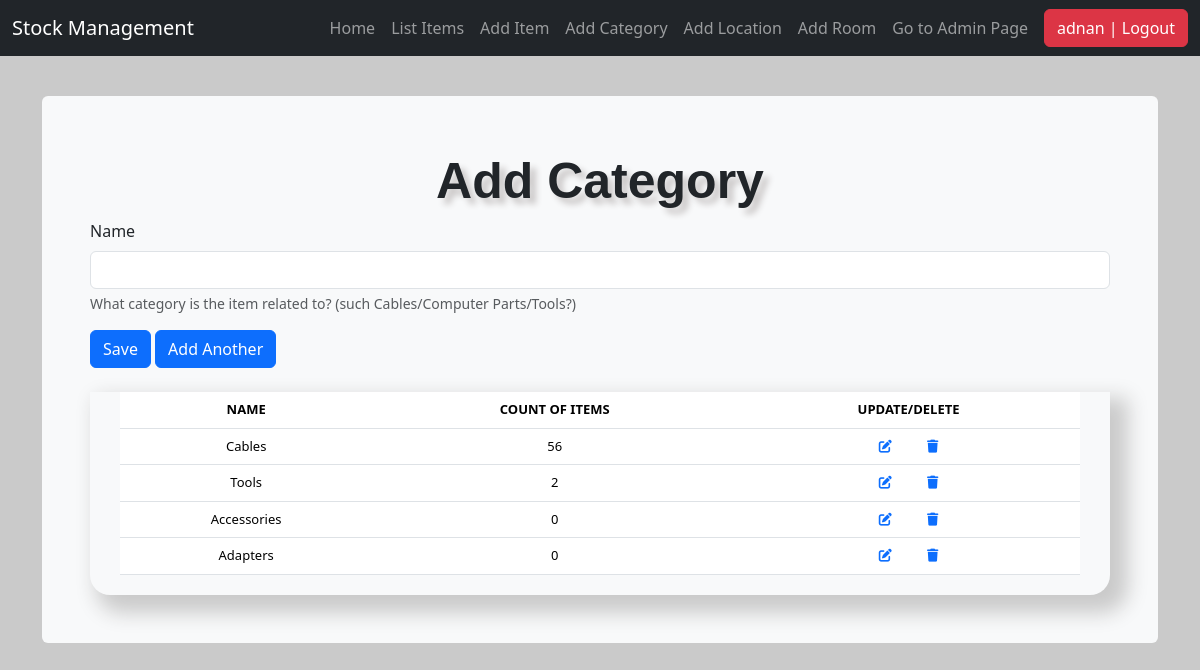
Before: /add_category/ (signed in) with the older database file.
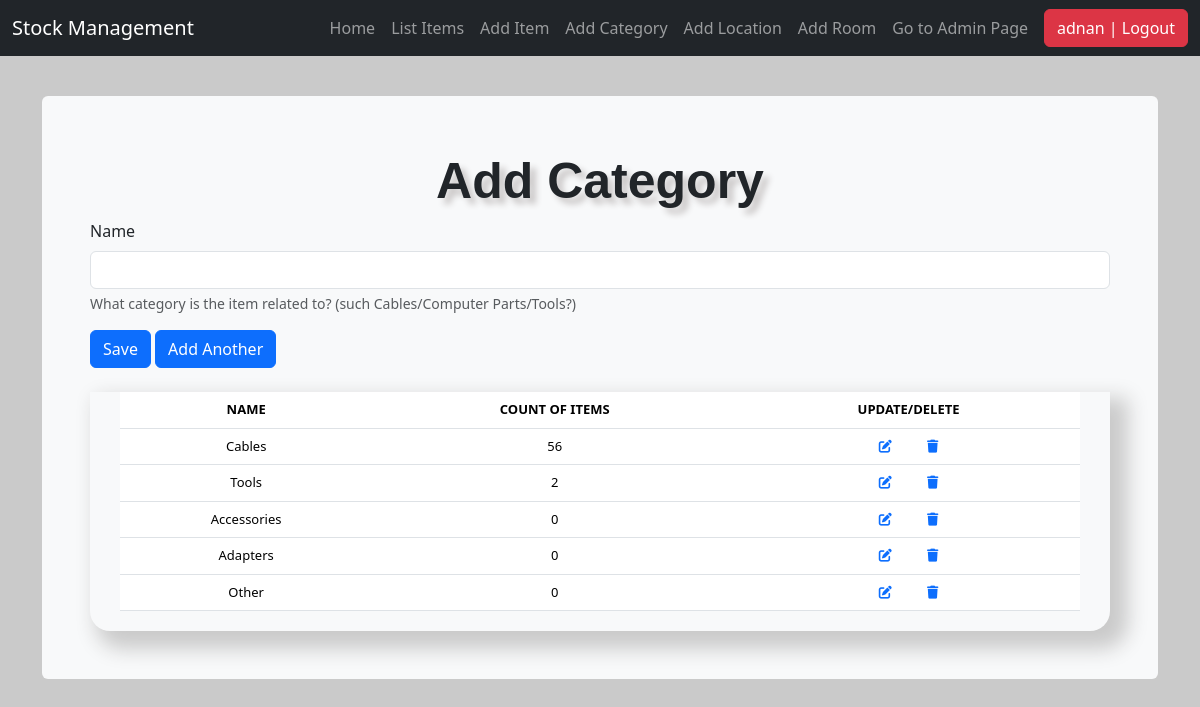
After: the same page with the newer database file.
### stockmgmt/models.py (models this page shows, shortened)
class Category(models.Model):
    name = models.CharField(max_length=50, blank=True, null=True,
                            help_text="What category is the item related to? (such Cables/Computer Parts/Tools?)")

### stockmgmt/views.py (the view, shortened to what this page needs)
# urls.py: path('add_category/', views.add_category, name='add_category'),
@login_required
def add_category(request):
    form = CategoryCreateForm(request.POST or None)
    categories = Category.objects.annotate(
        total_quantity=Coalesce(Subquery(
            Stock.objects.filter(category=OuterRef('pk'))
            .values('category')
            .annotate(total=Sum('quantity'))
            .values('total')
        ), 0)
    )
    context = {
        "form": form,
        "title": "Add Category",
        "categories": categories,
    }
    return render(request, "./includes/add_category.html", context)

### stockmgmt/forms.py
class CategoryCreateForm(forms.ModelForm):
    class Meta:
        model = Category
        fields = [
            'name'
        ]

### stockmgmt/templates/includes/add_category.html (shortened to what this page needs)
{% extends 'base.html' %}
{% load crispy_forms_tags %}
{% block content %}
<form method="POST">
    <div>
        <div>
            {{ form.name|as_crispy_field }}
        </div>
    </div>
    <div class="form-group">
        <input type="submit" name="save" value='Save' class="btn btn-primary" />
        {% if 'update' not in request.path %}
        <input type="submit" name="add_another" value='Add Another' class="btn btn-primary" />
        {% endif %}
    </div>
</form>
<br />
{% if 'update' not in request.path %}
<div class="display_table" id="display_table">
    <table class='table'>
        <thead>
            <tr>
                <th>NAME</th>
                <th>COUNT OF ITEMS</th>
                <th>UPDATE/DELETE</th>
            </tr>
        </thead>
        {% for instance in categories %}
        <tr>
            <td>{{ instance.name|title }}</td>
            <td>{{ instance.total_quantity }}</td>
            <td><a href="{% url 'update_category' instance.id %}"><i class="fa-solid fa-pen-to-square px-3"></i></a>
                <a class="pointer"
                    onclick="deleteCategoryConfirmation('{{ instance.name.title }}', '{% url 'delete_category' instance.id %}')">
                    <i class="fa-solid fa-trash px-3"></i>
                </a>
            </td>
        </tr>
        {% endfor %}
    </table>
</div>
{% endif %}
{% endblock %}

Changed rows visible on the page:
added Category: name "Other", total_quantity "0"
